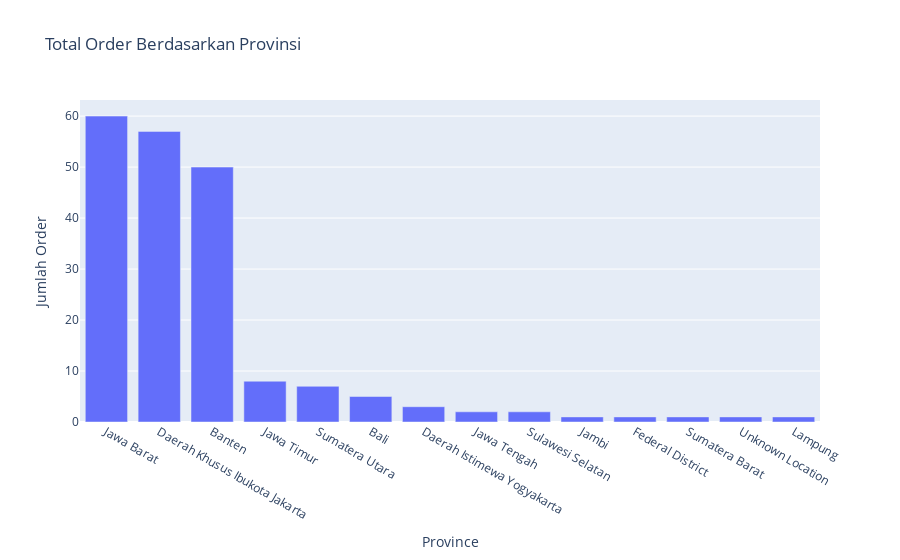

Notebook code cell kept with this figure:
### Code cell
fig = px.bar(total_order_berdasarkan_provinsi, x="province", y="jumlah_order", title="Total Order Berdasarkan Provinsi")
fig.update_xaxes(title="Province")
fig.update_yaxes(title="Jumlah Order")
fig.show()

### Figure 1 — Plotly figure (JSON) as saved in the notebook; plotly's stock layout.template omitted (floating-point values rounded to 4 significant figures)
{"data": [{"alignmentgroup": "True", "hovertemplate": "province=%{x}<br>jumlah_order=%{y}<extra></extra>", "legendgroup": "", "marker": {"color": "#636efa", "pattern": {"shape": ""}}, "name": "", "offsetgroup": "", "orientation": "v", "showlegend": false, "textposition": "auto", "type": "bar", "x": ["Jawa Barat", "Daerah Khusus Ibukota Jakarta", "Banten", "Jawa Timur", "Sumatera Utara", "Bali", "Daerah Istimewa Yogyakarta", "Jawa Tengah", "Sulawesi Selatan", "Jambi", "Federal District", "Sumatera Barat", "Unknown Location", "Lampung"], "xaxis": "x", "y": [60, 57, 50, 8, 7, 5, 3, 2, 2, 1, 1, 1, 1, 1], "yaxis": "y"}], "layout": {"barmode": "relative", "legend": {"tracegroupgap": 0}, "title": {"text": "Total Order Berdasarkan Provinsi"}, "xaxis": {"anchor": "y", "domain": [0, 1], "title": {"text": "Province"}}, "yaxis": {"anchor": "x", "domain": [0, 1], "title": {"text": "Jumlah Order"}}}}
